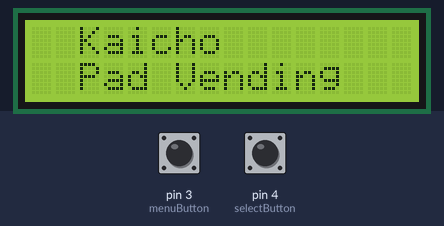
A sketch run on a simulated Arduino Uno, built with avr-gcc and run on an emulated ATmega328P. Parts: 16×2 character LCD. The inputs (shaded band) are chosen by the test bench; at power-on: pin 3 (menuButton) HIGH, pin 4 (selectButton) HIGH.

Above: at 1.2 s.
1.3 s: pin 3 (menuButton) pulled LOW for 1 s
At 3.4 s:
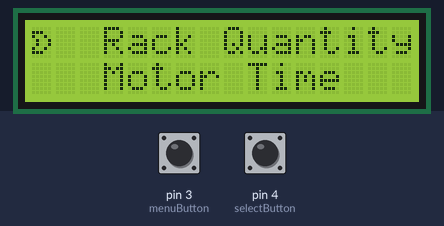
At 5.27 s:
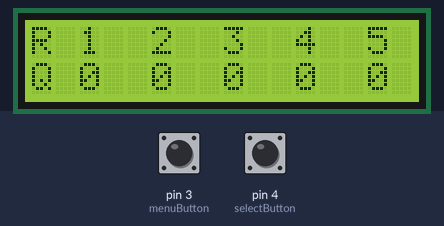
5.3 s: pin 3 (menuButton) pulled LOW for 0.15 s
At 6.4 s:
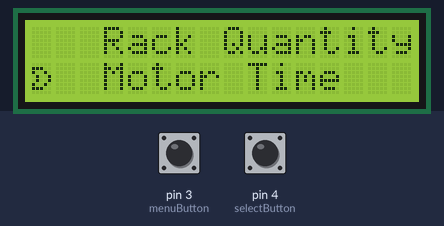
Timing chart, 0 to 8.3 s (numbered marks = the images above; inputs shaded):
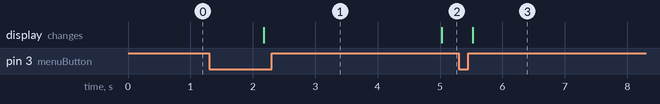

The sketch:

padright.ino
```cpp
#include "padrack.h"
#include <Wire.h>
#include <LiquidCrystal_I2C.h>
#include "OneButton.h"

LiquidCrystal_I2C lcd(0x27, 16, 2);
padrack rack1, rack2, rack3, rack4, rack5;
OneButton menuButton(3, true, true);
OneButton selectButton(4, true, true);
OneButton incButton(5, true, true);

bool change = false;
bool isUpdate = false;

int settingVariable = 0;
uint32_t previousTime = millis();
int currentMenuPosition = 0;
int currentMenu = 0;

byte arrow[8] = {
    0b00000,
    0b11100,
    0b10010,
    0b01001,
    0b01001,
    0b10010,
    0b11100,
    0b00000};

void setup()
{
    Serial.begin(9600);
    lcd.init(); // initialize the lcd
    lcd.backlight();
    lcd.createChar(0, arrow);
    incButton.attachClick(incVariable);
    // selectButton.attachClick(select);
    menuButton.attachClick(menu);
    menuButton.attachLongPressStart(toggleMenu);
}
void loop()
{
    menuButton.tick();
    selectButton.tick();
    homePage();
}

void homePage()
{
    if (!isUpdate)
    {
        isUpdate = true;
        if (!change)
        {
            lcd.clear();
            lcd.setCursor(2, 0);
            lcd.print("Kaicho");
            lcd.setCursor(2, 1);
            lcd.print("Pad Vending");
        }
        else
        {
            lcd.clear();
            lcd.setCursor(0, 0);
            lcd.print("R 1  2  3  4  5");
            lcd.setCursor(0, 1);
            lcd.print("Q");
            lcd.setCursor(2, 1);
            lcd.print(rack1.getQuantity());
            lcd.setCursor(5, 1);
            lcd.print(rack2.getQuantity());
            lcd.setCursor(8, 1);
            lcd.print(rack3.getQuantity());
            lcd.setCursor(11, 1);
            lcd.print(rack4.getQuantity());
            lcd.setCursor(14, 1);
            lcd.print(rack5.getQuantity());
        }
    }
    if (millis() - previousTime >= 5000)
    {
        change = !change;
        previousTime = millis();
        isUpdate = false;
    }
}
void topMenu()
{
    lcd.clear();
    lcd.setCursor(3, 0);
    lcd.print("Rack Quantity");
    lcd.setCursor(3, 1);
    lcd.print("Motor Time");
    switch (currentMenu)
    {
    case 0:
        lcd.setCursor(0, 0);
        lcd.write((byte)0);
        break;
    case 1:
        lcd.setCursor(0, 1);
        lcd.write((byte)0);
        break;
    case 3:
        currentMenu = 0;
        break;
    }
}
void menu()
{
    switch (currentMenuPosition)
    {
    case 0:
        homePage();
        currentMenu = 0;
        break;

    case 1:
        topMenu();
        currentMenu = 1;
        break;
    }
}
void manageRack1()
{
    lcd.clear();
    lcd.setCursor(0, 0);
    lcd.print("Rack 1  Quantity");
    lcd.setCursor(0, 1);
    // enter number
    lcd.print(settingVariable);
    lcd.blink();
}
void manageRack2()
{
    lcd.clear();
    lcd.setCursor(0, 0);
    lcd.print("Rack 2 Quantity");
    lcd.setCursor(0, 1);
    // enter number
    lcd.print(settingVariable);
    lcd.blink();
}
void manageRack3()
{
    lcd.clear();
    lcd.setCursor(0, 0);
    lcd.print("Rack 3 Quantity");
    lcd.setCursor(0, 1);
    // enter number
    lcd.print(settingVariable);
    lcd.blink();
}
void manageRack4()
{
    lcd.clear();
    lcd.setCursor(0, 0);
    lcd.print("Rack 4 Quantity");
    lcd.setCursor(0, 1);
    // enter number
    lcd.print(settingVariable);
    lcd.blink();
}
void manageRack5()
{
    lcd.clear();
    lcd.setCursor(0, 0);
    lcd.print("Rack 5 Quantity");
    lcd.setCursor(0, 1);
    // enter number
    lcd.print(settingVariable);
    lcd.blink();
}
void motorTime()
{
    lcd.clear();
    lcd.setCursor(0, 0);
    lcd.print("Motor Time");
    lcd.setCursor(0, 1);
    // enter number
    lcd.print(settingVariable);
    lcd.blink();
}
void incVariable()
{
    settingVariable++;
}

void toggleMenu()
{
    currentMenuPosition++;
    if (currentMenuPosition == 3)
        currentMenuPosition = 0;
    menu();
}

void gotoHome()
{
    currentMenuPosition = 0;
}
void select()
{
    // selection++;
}
```

padrack.cpp
```cpp
#include "padrack.h"

int padrack:: getQuantity(){
    return quantity;
}
int padrack:: setQuantity(int number){
    quantity = number;
}
int padrack:: decQuantity(){
    if(quantity != 0){
        quantity--;
    }
}
void padrack:: setZero(){
     if(quantity = 0){
        quantity = 0;
    }
}
```

padrack.h
```cpp
#ifndef padrack_h
#define padrack_h
#endif
class padrack{
    int quantity;
    public:
    int getQuantity();
    int setQuantity(int number);
    int decQuantity();
    void setZero();

};
```

Measured:
- after the input at 1.3 s, the display: changes after 0.88 s (image 1)
- after the input at 5.3 s, the display: changes after 0.23 s (image 3)
